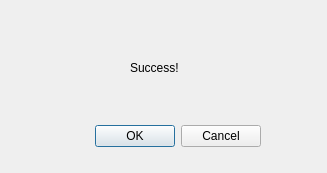
<?xml version="1.0" encoding="UTF-8"?>
<ui version="4.0">
 <class>Dialog_SuccessAlert</class>
 <widget class="QDialog" name="Dialog_SuccessAlert">
  <property name="geometry">
   <rect>
    <x>0</x>
    <y>0</y>
    <width>327</width>
    <height>173</height>
   </rect>
  </property>
  <property name="windowTitle">
   <string>Dialog</string>
  </property>
  <widget class="QDialogButtonBox" name="buttonBox">
   <property name="geometry">
    <rect>
     <x>-80</x>
     <y>120</y>
     <width>341</width>
     <height>32</height>
    </rect>
   </property>
   <property name="orientation">
    <enum>Qt::Horizontal</enum>
   </property>
   <property name="standardButtons">
    <set>QDialogButtonBox::Cancel|QDialogButtonBox::Ok</set>
   </property>
  </widget>
  <widget class="QLabel" name="label">
   <property name="geometry">
    <rect>
     <x>130</x>
     <y>60</y>
     <width>72</width>
     <height>15</height>
    </rect>
   </property>
   <property name="text">
    <string>Success!</string>
   </property>
  </widget>
 </widget>
 <resources/>
 <connections>
  <connection>
   <sender>buttonBox</sender>
   <signal>accepted()</signal>
   <receiver>Dialog_SuccessAlert</receiver>
   <slot>accept()</slot>
   <hints>
    <hint type="sourcelabel">
     <x>248</x>
     <y>254</y>
    </hint>
    <hint type="destinationlabel">
     <x>157</x>
     <y>274</y>
    </hint>
   </hints>
  </connection>
  <connection>
   <sender>buttonBox</sender>
   <signal>rejected()</signal>
   <receiver>Dialog_SuccessAlert</receiver>
   <slot>reject()</slot>
   <hints>
    <hint type="sourcelabel">
     <x>316</x>
     <y>260</y>
    </hint>
    <hint type="destinationlabel">
     <x>286</x>
     <y>274</y>
    </hint>
   </hints>
  </connection>
 </connections>
</ui>
